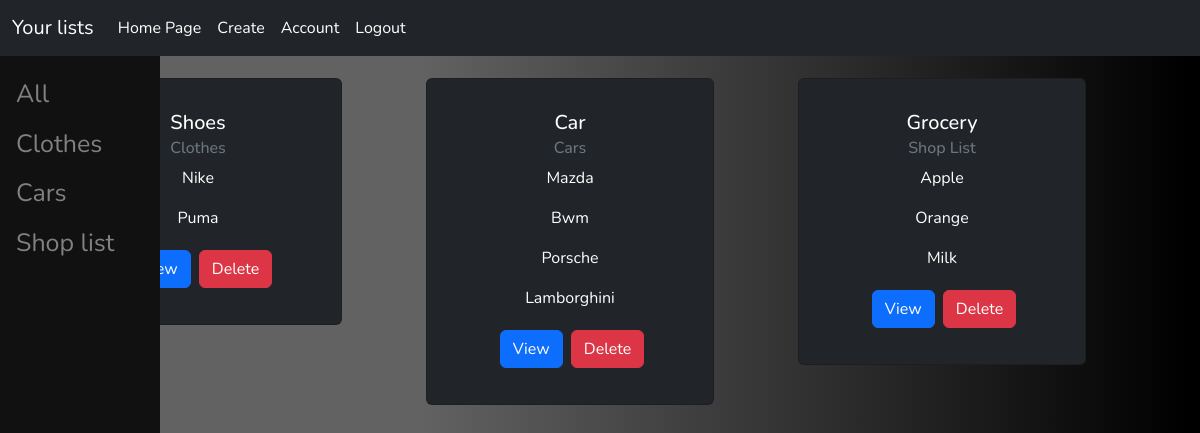
The app's page / (signed in) with its own data.
### lists/models.py (models this page shows, shortened)
class Category(models.Model):
    name = models.CharField(max_length=50, null=False, blank=False)
    user = models.ForeignKey(User, on_delete=models.CASCADE, null=True)

class List(models.Model):
    category = models.ForeignKey(Category, on_delete=models.SET_NULL, null=True, blank=True)
    name = models.CharField(max_length=50, null=False)

class Item(models.Model):
    lists = models.ForeignKey(List, on_delete=models.SET_NULL, null=True, blank=True)
    name = models.CharField(max_length=100, null=False)
    complete = models.BooleanField()
    def __str__(self):
        return self.name

### lists/views.py (the view)
# urls.py: path("", views.lists, name="lists"),
@login_required()
def lists(request):
    category = request.GET.get('category')
    user = request.user
    if category is None:
        all_lists = List.objects.filter(category__user=user)
    else:
        all_lists = List.objects.filter(category__user=user, category__name=category)
    categories = Category.objects.filter(user=user)
    context = {"categories": categories, "all_lists": all_lists}
    return render(request, "lists/home.html", context)

### lists/templates/lists/home.html (shortened to what this page needs)
<!DOCTYPE html>
<html lang="en">
<head>
    {% extends 'lists/main.html' %}
    {% block content %}
</head>
<body>
    <div class="sidenav">
        <a href="{% url 'lists' %}">All</a>
        {% for category in categories %}
            {% if category.list_set.count > 0 %}
                <a href="{% url 'lists' %}?category={{category.name}}">{{category.name}}</a>
            {% endif %}
        {% endfor %}
    </div>
    <div class="container text-center">
        <div class="row">
            {% for list in all_lists %}
                <div class="col-md-4">
                    <div class="card my-2 text-bg-dark p-3 list-width">
                        <div class="card-body capitalize">
                            <h5 class="card-title">{{list.name}}</h5>
                                <h6 class="card-subtitle mb-2 text-muted">{{list.category.name}}</h6>
                                    {% for item in list.item_set.all %}
                                        {% if item.complete == False %}
                                            <p class="card-text">{{item}}</p>
                                        {% endif%}
                                    {% endfor %}
                            <a href="{% url 'view' list.id %}" class="btn btn-primary m-1">View</a>
                            <a href="{% url 'delete-list' list.id %}" name="deleteList" type="button" class="btn btn-danger">Delete</a>
                        </div>
                    </div>
                </div>
                    {% empty %}
                    <h3>No lists...</h3>
                    {% endfor %}
         </div>
        </div>
</body>
</html>
{% endblock %}

### lists/static/css/lists.css (style rules this page uses)
.sidenav { height: 100%; width: 160px; position: fixed; z-index:1; top:0; left:0; background-color:#111; overflow-x: :hidden; padding-top:70px; }
.sidenav a { padding:6px 8px 6px 16px; text-decoration: none; font-size:25px; color: #818181; display:block; }
.font { font-family: 'Nunito', sans-serif; }
.background { background: rgb(98,98,98); background: linear-gradient(90deg, rgba(98,98,98,1) 35%, rgba(0,0,0,1) 99%); }
.list-width { width: 18rem; }
.capitalize { text-transform: capitalize; }

### records on screen
Category: name "Clothes"
Category: name "Cars"
Category: name "Shop list"
List: name "Shoes", category.name "Clothes"
Item: name "Nike"
Item: name "Puma"
List: name "Car", category.name "Cars"
Item: name "Mazda"
Item: name "Bwm"
Item: name "Porsche"
Item: name "Lamborghini"
List: name "Grocery", category.name "Shop List"
Item: name "Apple"
Item: name "Orange"
Item: name "Milk"
